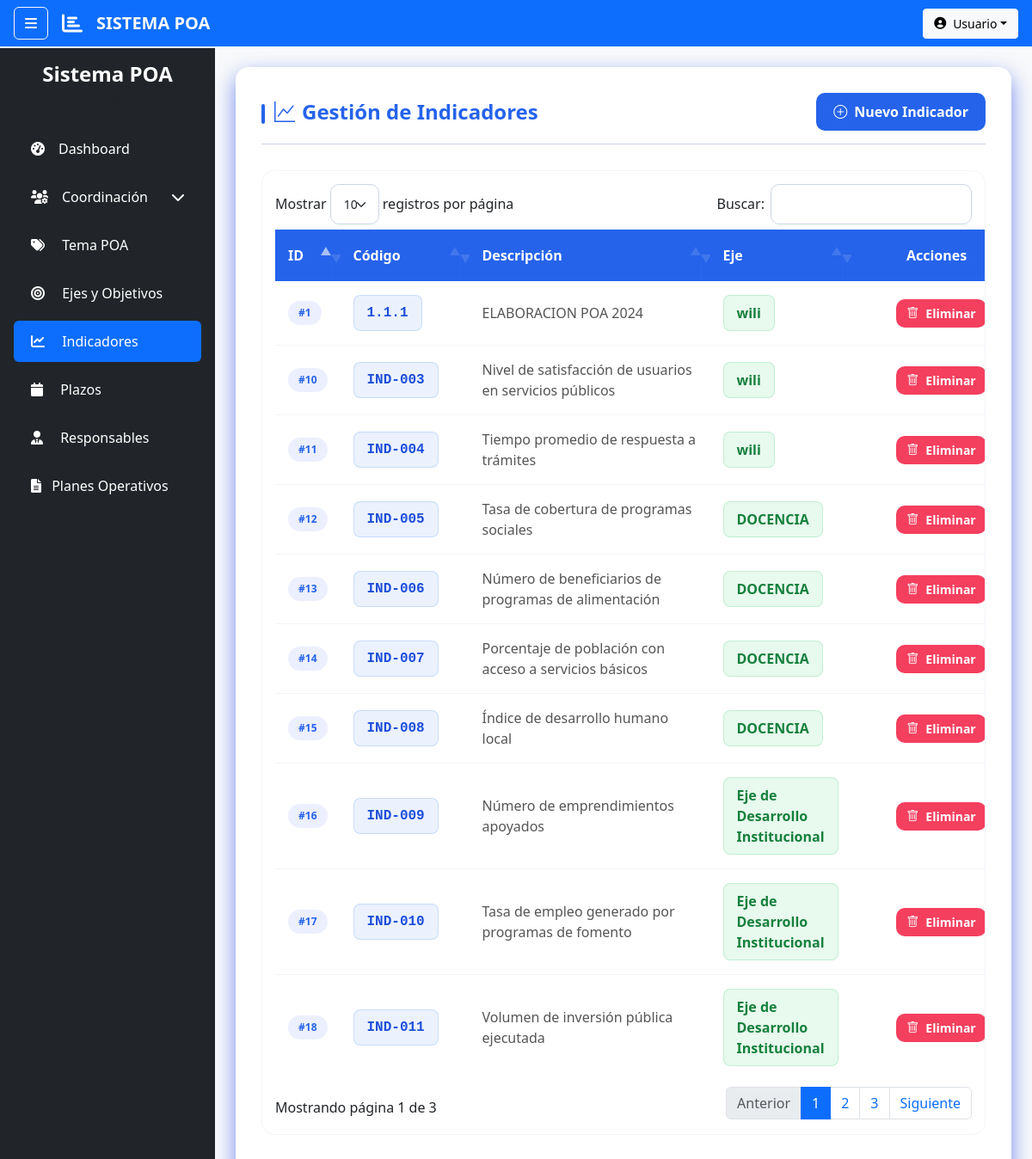
The page /index.php?action=indicadores (signed in) on the database its author committed.
### tables this page shows
CREATE TABLE `indicadores` (
  `id_indicador` int(11) NOT NULL,
  `codigo` varchar(20) NOT NULL,
  `descripcion` text NOT NULL,
  `id_eje` int(11) NOT NULL
);

CREATE TABLE `ejes` (
  `id_eje` int(11) NOT NULL,
  `nombre_eje` varchar(150) NOT NULL,
  `objetivo` text NOT NULL
);

### controllers/IndicadorController.php (called while the page is built, shortened)
<?php
require_once 'models/Indicador.php';
class IndicadorController {
    public function index() {
        $indicadores = Indicador::getAll();
        require_once 'views/layout/header.php';
        require_once 'views/indicadores/index.php';
        require_once 'views/layout/footer.php';
    }
}

### models/Indicador.php (called while the page is built, shortened)
<?php
class Indicador {
    public static function getAll() {
        $db = Database::connect();
        $sql = "SELECT i.*, e.nombre_eje
                FROM indicadores i
                JOIN ejes e ON i.id_eje = e.id_eje
                ORDER BY i.id_indicador DESC";
        return $db->query($sql)->fetchAll(PDO::FETCH_ASSOC);
    }
}

### views/indicadores/index.php (the view, shortened to what this page needs)
<!DOCTYPE html>
<html lang="es">
<head>
    <link href="https://cdn.jsdelivr.net/npm/bootstrap@5.3.0-alpha1/dist/css/bootstrap.min.css" rel="stylesheet">
    <link rel="stylesheet" href="https://cdn.jsdelivr.net/npm/bootstrap-icons@1.10.3/font/bootstrap-icons.css">
    <link rel="stylesheet" href="public/css/indicadores.css">
</head>
<body>
    <div class="container-fluid">
        <div class="page-header">
            <h4><i class="bi bi-graph-up me-2"></i>Gestión de Indicadores</h4>
            <button class="btn btn-primary btn-modern" data-bs-toggle="modal" data-bs-target="#modalIndicador">
                <i class="bi bi-plus-circle"></i> Nuevo Indicador
            </button>
        </div>
        <div class="table-container">
            <table class="table table-hover">
                <thead class="table-primary">
                    <tr>
                        <th width="80">ID</th>
                        <th width="120">Código</th>
                        <th>Descripción</th>
                        <th width="150">Eje</th>
                        <th width="200" class="text-center">Acciones</th>
                    </tr>
                </thead>
                <tbody>
                    <?php foreach ($indicadores as $i => $indicador): ?>
                        <tr style="--i: <?= $i ?>;">
                            <td data-label="ID">
                                <span class="id-badge">#<?= $indicador['id_indicador'] ?></span>
                            </td>
                            <td data-label="Código" class="codigo-column">
                                <span class="codigo-badge"><?= $indicador['codigo'] ?></span>
                            </td>
                            <td data-label="Descripción" class="descripcion-column">
                                <div class="descripcion-cell"><?= $indicador['descripcion'] ?></div>
                            </td>
                            <td data-label="Eje">
                                <span class="eje-badge"><?= $indicador['nombre_eje'] ?></span>
                            </td>
                            <td data-label="Acciones" class="actions-cell text-center">
                                <a href="index.php?action=eliminarIndicador&id=<?= $indicador['id_indicador'] ?>"
                                    class="btn btn-danger btn-sm btn-modern eliminar-btn">
                                    <i class="bi bi-trash"></i> Eliminar
                                </a>
                            </td>
                        </tr>
                    <?php endforeach; ?>
                </tbody>
            </table>
        </div>
    </div>
</body>
</html>

### public/css/styles.css (style rules this page uses)
body:not(.login-page) { overflow: hidden; height: 100vh; }

### public/css/indicadores.css (style rules this page uses)
:root { --primary-color: #2563eb; --secondary-color: #2563eb; --accent-color: #2563eb; --light-color: #f8f9fa; --dark-color: #212529; --success-color: #4ade80; --danger-color: #f43f5e; --warning-color: #f59e0b; --gray-light: #f1f5f9; --gray-medium: #cbd5e1; --border-radius: 15px; --box-shadow: 0 10px 25px #4362eebb; --box-shadow-hover: 0 15px 35px rgba(0, 0, 0, 0.425); --transition: all 0.3s ease; }
.container-fluid { padding: 30px; background-color: white; border-radius: var(--border-radius); box-shadow: var(--box-shadow); margin-bottom: 30px; }
.page-header { display: flex; justify-content: space-between; align-items: center; margin-bottom: 30px; padding-bottom: 15px; border-bottom: 1px solid var(--gray-medium); }
.page-header h4 { font-weight: 700; color: var(--secondary-color); font-size: 1.5rem; position: relative; padding-left: 15px; margin: 0; }
.page-header h4:before { content: ""; position: absolute; left: 0; top: 5px; height: 80%; width: 4px; background-color: var(--accent-color); border-radius: 4px; }
.btn-modern { border-radius: 10px; font-weight: 600; padding: 10px 20px; transition: var(--transition); display: inline-flex; align-items: center; gap: 8px; border: none; }
.btn-primary { background-color: var(--primary-color); border-color: var(--primary-color); }
.btn-danger { background-color: var(--danger-color); border-color: var(--danger-color); }
.btn-sm { padding: 6px 12px; font-size: 0.875rem; }
.table-container { border-radius: var(--border-radius); overflow: hidden; margin-bottom: 30px; padding: 15px; border: 1px solid var(--gray-light); }
.table { margin-bottom: 0; border-collapse: separate; border-spacing: 0; width: 100%; }
.table thead th { background-color: var(--primary-color); color: white; font-weight: 600; padding: 18px 15px; border: none; position: relative; }
.table thead th:not(:last-child):after { content: ""; position: absolute; right: 0; top: 20%; height: 60%; width: 1px; background-color: rgba(255, 255, 255, 0.2); }
.table tbody tr { transition: var(--transition); }
.table tbody td { padding: 16px 15px; border-bottom: 1px solid var(--gray-light); vertical-align: middle; }
.table tbody tr:last-child td { border-bottom: none; }
.id-badge { background-color: rgba(67, 97, 238, 0.1); color: var(--primary-color); font-weight: 600; padding: 5px 12px; border-radius: 20px; font-size: 0.75rem; display: inline-block; }
.codigo-badge { background-color: rgba(59, 130, 246, 0.1); color: #1d4ed8; font-weight: 700; padding: 8px 15px; border-radius: 8px; font-family: "Courier New", monospace; border: 1px solid rgba(59, 130, 246, 0.2); display: inline-block; }
.actions-cell { min-width: 180px; }
.eje-badge { background-color: rgba(34, 197, 94, 0.1); color: #15803d; font-weight: 600; padding: 8px 15px; border-radius: 8px; border: 1px solid rgba(34, 197, 94, 0.2); display: inline-block; }
.descripcion-cell { color: #555; line-height: 1.5; max-width: 400px; }
.table tbody tr { animation: fadeIn 0.5s ease forwards; animation-delay: calc(var(--i) * 0.05s); opacity: 0; }
.codigo-column { min-width: 120px; }
.descripcion-column { min-width: 250px; }

### rows shown on the page
indicadores: $i 5 (drawn), id_indicador "18", codigo "IND-011", descripcion "Volumen de inversión pública ejecutada", id_eje.nombre_eje "Eje de Desarrollo Institucional"
indicadores: $i 6 (drawn), id_indicador "17", codigo "IND-010", descripcion "Tasa de empleo generado por programas de fomento", id_eje.nombre_eje "Eje de Desarrollo Institucional"
indicadores: $i 7 (drawn), id_indicador "16", codigo "IND-009", descripcion "Número de emprendimientos apoyados", id_eje.nombre_eje "Eje de Desarrollo Institucional"
indicadores: $i 8 (drawn), id_indicador "15", codigo "IND-008", descripcion "Índice de desarrollo humano local", id_eje.nombre_eje "DOCENCIA"
indicadores: $i 9 (drawn), id_indicador "14", codigo "IND-007", descripcion "Porcentaje de población con acceso a servicios básicos", id_eje.nombre_eje "DOCENCIA"
indicadores: $i 10 (drawn), id_indicador "13", codigo "IND-006", descripcion "Número de beneficiarios de programas de alimentación", id_eje.nombre_eje "DOCENCIA"
indicadores: $i 11 (drawn), id_indicador "12", codigo "IND-005", descripcion "Tasa de cobertura de programas sociales", id_eje.nombre_eje "DOCENCIA"
indicadores: $i 12 (drawn), id_indicador "11", codigo "IND-004", descripcion "Tiempo promedio de respuesta a trámites", id_eje.nombre_eje "wili"
indicadores: $i 13 (drawn), id_indicador "10", codigo "IND-003", descripcion "Nivel de satisfacción de usuarios en servicios públicos", id_eje.nombre_eje "wili"
indicadores: $i 22 (drawn), id_indicador "1", codigo "1.1.1", descripcion "ELABORACION POA 2024", id_eje.nombre_eje "wili"

### other values the page prints
$_SESSION['usuario']['nombre'] "Usuario"
